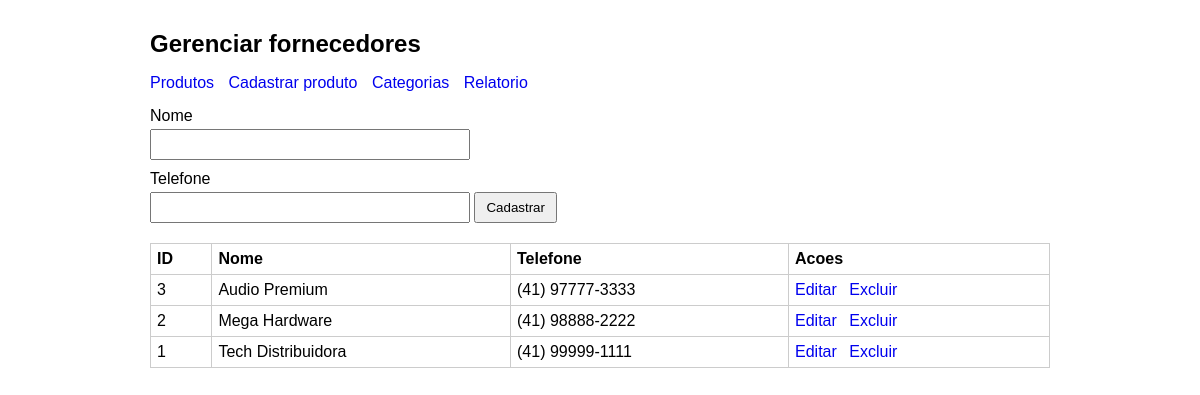
Screenshot of /aula_9/fornecedores.php with the database file from the repository.
### tables this page shows
CREATE TABLE fornecedores (
    id INT AUTO_INCREMENT PRIMARY KEY,
    nome VARCHAR(80) NOT NULL,
    telefone VARCHAR(20)
);

### aula_9/funcoes.php (called while the page is built, shortened)
<?php
function listarFornecedores(PDO $pdo): array
{
    $sql = "SELECT id, nome, telefone
            FROM fornecedores
            ORDER BY nome";
    return $pdo->query($sql)->fetchAll();
}

### aula_9/fornecedores.php (the view, shortened to what this page needs)
<?php
require_once 'config.php';
require_once 'funcoes.php';
$fornecedores = listarFornecedores($pdo);
?>
<!DOCTYPE html>
<html lang="pt-br">
<head>
<link rel="stylesheet" href="style.css">
</head>
<body>
<div class="container">
    <h1>Gerenciar fornecedores</h1>
    <div class="menu">
        <a href="index.php">Produtos</a>
        <a href="cadastrar.php">Cadastrar produto</a>
        <a href="categorias.php">Categorias</a>
        <a href="relatorio.php">Relatorio</a>
    </div>
    <form method="post">
        <label for="nome">Nome</label>
        <input type="text" name="nome" id="nome" required>
        <label for="telefone">Telefone</label>
        <input type="text" name="telefone" id="telefone">
        <input type="submit" value="Cadastrar">
    </form>
    <table>
        <tr>
            <th>ID</th>
            <th>Nome</th>
            <th>Telefone</th>
            <th>Acoes</th>
        </tr>
        <?php foreach ($fornecedores as $fornecedor): ?>
            <tr>
                <td><?= (int) $fornecedor['id'] ?></td>
                <td><?= htmlspecialchars($fornecedor['nome'], ENT_QUOTES, 'UTF-8') ?></td>
                <td><?= htmlspecialchars($fornecedor['telefone'] ?: '-', ENT_QUOTES, 'UTF-8') ?></td>
                <td class="acoes">
                    <a href="editar_fornecedor.php?id=<?= (int) $fornecedor['id'] ?>">Editar</a>
                    <a href="excluir_fornecedor.php?id=<?= (int) $fornecedor['id'] ?>">Excluir</a>
                </td>
            </tr>
        <?php endforeach; ?>
    </table>
</div>
</body>
</html>

### aula_9/style.css (style rules this page uses)
body { margin: 0; font-family: Arial, sans-serif; background: #ffffff; color: #000000; }
.container { max-width: 900px; margin: 20px auto; padding: 10px; }
h1, h2 { margin-top: 0; font-size: 24px; }
a { color: #0000ee; text-decoration: none; }
.menu { margin-bottom: 15px; }
.menu a { margin-right: 10px; }
form { margin: 10px 0; }
label { display: block; margin-bottom: 4px; }
input[type="text"], input[type="number"], select { width: 100%; max-width: 320px; padding: 6px; box-sizing: border-box; margin-bottom: 10px; }
button, input[type="submit"] { padding: 6px 10px; }
table { width: 100%; border-collapse: collapse; margin-top: 10px; }
th, td { border: 1px solid #ccc; padding: 6px; text-align: left; }
.acoes a { margin-right: 8px; }

### rows the page displays
fornecedores: id "3", nome "Audio Premium", telefone "(41) 97777-3333"
fornecedores: id "2", nome "Mega Hardware", telefone "(41) 98888-2222"
fornecedores: id "1", nome "Tech Distribuidora", telefone "(41) 99999-1111"
